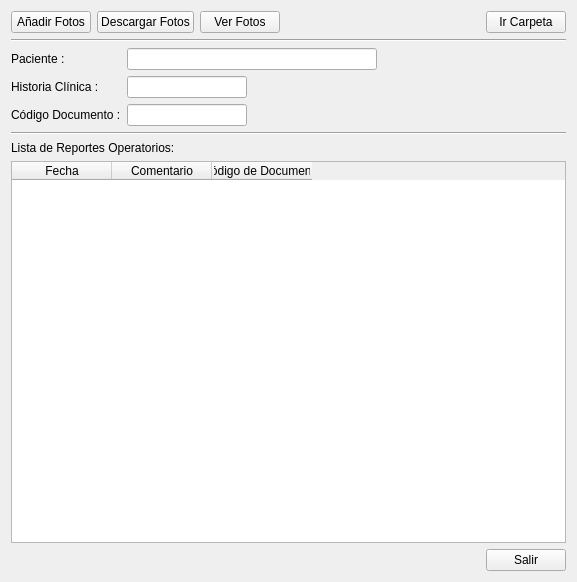
<?xml version="1.0" encoding="UTF-8"?>
<ui version="4.0">
 <class>fotos_ui</class>
 <widget class="QWidget" name="fotos_ui">
  <property name="geometry">
   <rect>
    <x>0</x>
    <y>0</y>
    <width>577</width>
    <height>582</height>
   </rect>
  </property>
  <property name="windowTitle">
   <string>Form</string>
  </property>
  <layout class="QGridLayout" name="gridLayout_7">
   <item row="0" column="0">
    <layout class="QGridLayout" name="gridLayout_6">
     <item row="0" column="0">
      <layout class="QGridLayout" name="gridLayout">
       <item row="0" column="0">
        <widget class="QPushButton" name="pushButton_uploadPicture">
         <property name="text">
          <string>Añadir Fotos</string>
         </property>
         <property name="icon">
          <iconset resource="rc.qrc">
           <normaloff>:/new/add1-.png</normaloff>:/new/add1-.png</iconset>
         </property>
         <property name="iconSize">
          <size>
           <width>20</width>
           <height>20</height>
          </size>
         </property>
        </widget>
       </item>
       <item row="0" column="1">
        <widget class="QPushButton" name="pushButton_downloadPicture">
         <property name="text">
          <string>Descargar Fotos</string>
         </property>
         <property name="icon">
          <iconset resource="rc.qrc">
           <normaloff>:/new/system-software-update.png</normaloff>:/new/system-software-update.png</iconset>
         </property>
         <property name="iconSize">
          <size>
           <width>20</width>
           <height>20</height>
          </size>
         </property>
        </widget>
       </item>
       <item row="0" column="2">
        <widget class="QPushButton" name="pushButton_showPictures">
         <property name="text">
          <string>Ver Fotos</string>
         </property>
         <property name="icon">
          <iconset resource="rc.qrc">
           <normaloff>:/new/preview.png</normaloff>:/new/preview.png</iconset>
         </property>
         <property name="iconSize">
          <size>
           <width>20</width>
           <height>20</height>
          </size>
         </property>
        </widget>
       </item>
       <item row="0" column="3">
        <spacer name="horizontalSpacer">
         <property name="orientation">
          <enum>Qt::Horizontal</enum>
         </property>
         <property name="sizeHint" stdset="0">
          <size>
           <width>78</width>
           <height>20</height>
          </size>
         </property>
        </spacer>
       </item>
       <item row="0" column="4">
        <widget class="QPushButton" name="pushButton_goFilePicture">
         <property name="text">
          <string>Ir Carpeta</string>
         </property>
         <property name="icon">
          <iconset resource="rc.qrc">
           <normaloff>:/new/Web.png</normaloff>:/new/Web.png</iconset>
         </property>
         <property name="iconSize">
          <size>
           <width>20</width>
           <height>20</height>
          </size>
         </property>
        </widget>
       </item>
      </layout>
     </item>
     <item row="1" column="0">
      <widget class="Line" name="line">
       <property name="orientation">
        <enum>Qt::Horizontal</enum>
       </property>
      </widget>
     </item>
     <item row="2" column="0">
      <layout class="QGridLayout" name="gridLayout_3">
       <item row="0" column="0">
        <layout class="QGridLayout" name="gridLayout_2">
         <item row="0" column="0">
          <widget class="QLabel" name="label">
           <property name="text">
            <string>Paciente :</string>
           </property>
          </widget>
         </item>
         <item row="0" column="1">
          <widget class="QLineEdit" name="lineEdit_patientName">
           <property name="minimumSize">
            <size>
             <width>250</width>
             <height>0</height>
            </size>
           </property>
           <property name="maximumSize">
            <size>
             <width>250</width>
             <height>16777215</height>
            </size>
           </property>
           <property name="readOnly">
            <bool>true</bool>
           </property>
          </widget>
         </item>
         <item row="1" column="0">
          <widget class="QLabel" name="label_3">
           <property name="text">
            <string>Historia Clínica :</string>
           </property>
          </widget>
         </item>
         <item row="1" column="1">
          <widget class="QLineEdit" name="lineEdit_historiaClinicaCode">
           <property name="sizePolicy">
            <sizepolicy hsizetype="Fixed" vsizetype="Fixed">
             <horstretch>0</horstretch>
             <verstretch>0</verstretch>
            </sizepolicy>
           </property>
           <property name="minimumSize">
            <size>
             <width>120</width>
             <height>0</height>
            </size>
           </property>
           <property name="maximumSize">
            <size>
             <width>120</width>
             <height>16777215</height>
            </size>
           </property>
           <property name="readOnly">
            <bool>true</bool>
           </property>
          </widget>
         </item>
         <item row="2" column="0">
          <widget class="QLabel" name="label_4">
           <property name="text">
            <string>Código Documento :</string>
           </property>
          </widget>
         </item>
         <item row="2" column="1">
          <widget class="QLineEdit" name="lineEdit_documentCode">
           <property name="sizePolicy">
            <sizepolicy hsizetype="Fixed" vsizetype="Fixed">
             <horstretch>0</horstretch>
             <verstretch>0</verstretch>
            </sizepolicy>
           </property>
           <property name="minimumSize">
            <size>
             <width>120</width>
             <height>0</height>
            </size>
           </property>
           <property name="maximumSize">
            <size>
             <width>120</width>
             <height>16777215</height>
            </size>
           </property>
           <property name="readOnly">
            <bool>true</bool>
           </property>
          </widget>
         </item>
        </layout>
       </item>
       <item row="0" column="1">
        <spacer name="horizontalSpacer_3">
         <property name="orientation">
          <enum>Qt::Horizontal</enum>
         </property>
         <property name="sizeHint" stdset="0">
          <size>
           <width>88</width>
           <height>20</height>
          </size>
         </property>
        </spacer>
       </item>
      </layout>
     </item>
     <item row="3" column="0">
      <widget class="Line" name="line_2">
       <property name="orientation">
        <enum>Qt::Horizontal</enum>
       </property>
      </widget>
     </item>
     <item row="4" column="0">
      <layout class="QGridLayout" name="gridLayout_4">
       <item row="0" column="0">
        <widget class="QLabel" name="label_2">
         <property name="text">
          <string>Lista de Reportes Operatorios:</string>
         </property>
        </widget>
       </item>
       <item row="1" column="0">
        <widget class="QTableWidget" name="tableWidget_reporteOperatorio">
         <property name="alternatingRowColors">
          <bool>true</bool>
         </property>
         <property name="selectionMode">
          <enum>QAbstractItemView::SingleSelection</enum>
         </property>
         <property name="selectionBehavior">
          <enum>QAbstractItemView::SelectRows</enum>
         </property>
         <property name="showGrid">
          <bool>false</bool>
         </property>
         <property name="gridStyle">
          <enum>Qt::NoPen</enum>
         </property>
         <property name="sortingEnabled">
          <bool>true</bool>
         </property>
         <property name="wordWrap">
          <bool>false</bool>
         </property>
         <property name="cornerButtonEnabled">
          <bool>false</bool>
         </property>
         <column>
          <property name="text">
           <string>Fecha</string>
          </property>
         </column>
         <column>
          <property name="text">
           <string>Comentario</string>
          </property>
         </column>
         <column>
          <property name="text">
           <string>Código de Documento</string>
          </property>
         </column>
        </widget>
       </item>
      </layout>
     </item>
     <item row="5" column="0">
      <layout class="QGridLayout" name="gridLayout_5">
       <item row="0" column="0">
        <spacer name="horizontalSpacer_2">
         <property name="orientation">
          <enum>Qt::Horizontal</enum>
         </property>
         <property name="sizeHint" stdset="0">
          <size>
           <width>378</width>
           <height>20</height>
          </size>
         </property>
        </spacer>
       </item>
       <item row="0" column="1">
        <widget class="QPushButton" name="pushButton_5">
         <property name="text">
          <string>Salir</string>
         </property>
        </widget>
       </item>
      </layout>
     </item>
    </layout>
   </item>
  </layout>
 </widget>
 <resources>
  <include location="rc.qrc"/>
 </resources>
 <connections/>
</ui>
